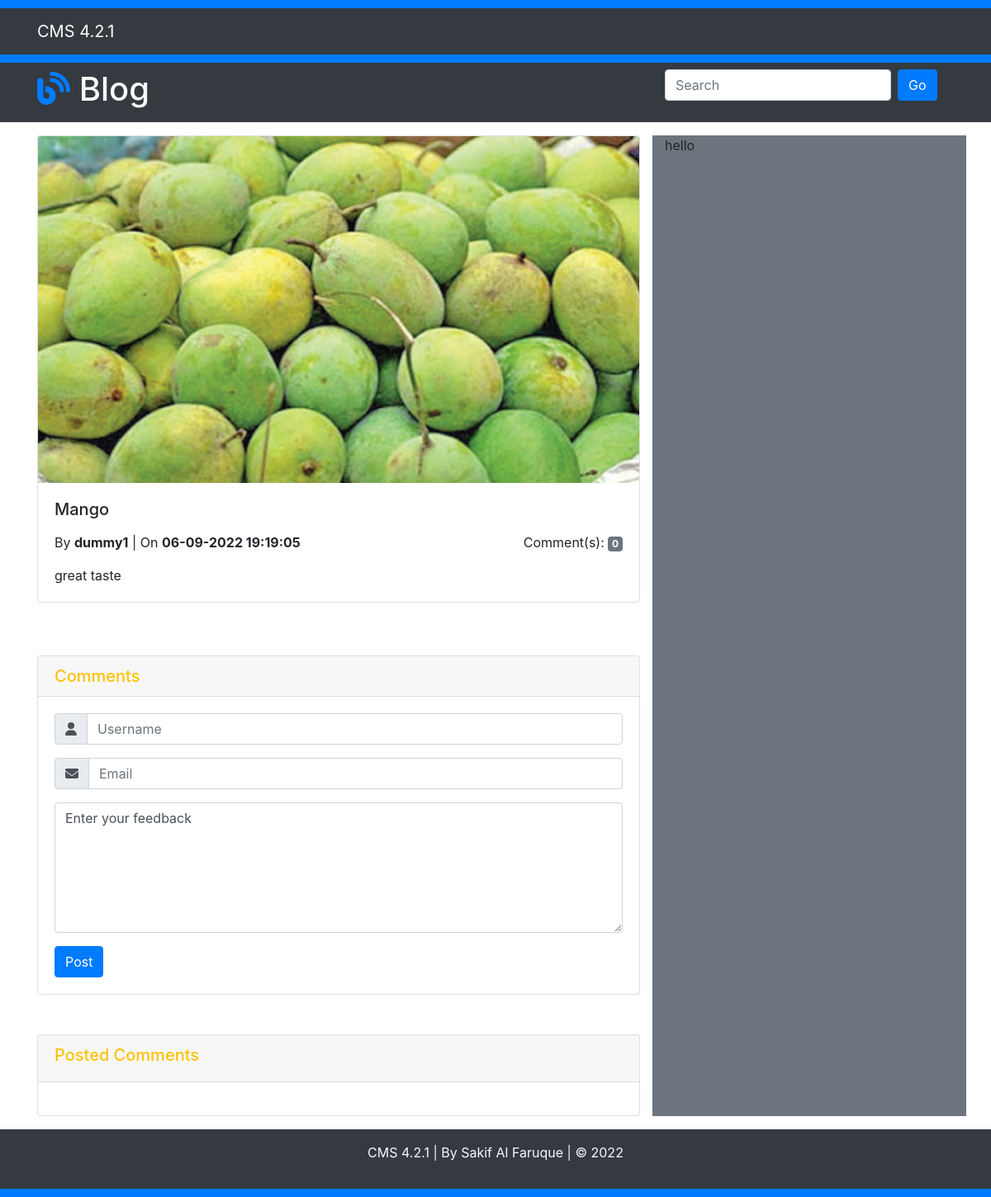
The app's page /post_preview.php?id=6 with its own data.
### tables this page shows
CREATE TABLE `post` (
  `id` int(5) NOT NULL,
  `post_title` varchar(50) NOT NULL,
  `category_title` varchar(50) NOT NULL,
  `author` varchar(50) NOT NULL,
  `post_description` varchar(200) NOT NULL,
  `post_img` varchar(50) DEFAULT NULL,
  `datetime` varchar(50) NOT NULL
);

### include/post_model.php (called while the page is built, shortened)
<?php
function RetrievePostById($post_id){
    try {
        $conn = MakeConnection();
        $stmt = $conn->prepare("SELECT * FROM `post` WHERE `id`=:post_id;");
        $stmt->bindParam(':post_id', $post_id);
        $stmt->execute();
        $stmt->setFetchMode(PDO::FETCH_ASSOC);
        return $stmt->fetch();
      } catch(PDOException $e) {
        echo "Error: " . $e->getMessage();
      }
}
?>

### post_preview.php (the view, shortened to what this page needs)
<?php
    require "header.php";
    require "include/post_model.php";
?>
    <header>
        <div class="bg-dark" style="width: 100%">
            <div class="container">
                <div class="row">
                    <div class="col-md-8 py-2">
                        <h1 class="text-light"><i class="fa-solid fa-blog text-primary"></i> Blog</h1>
                    </div>
                    <div class="col-md-4 py-2">
                        <form action="blog.php" class="form-inline">
                            <input type="text" class="form-control mr-2" placeholder="Search" name="search-field">
                            <input type="submit" name="search" class="btn btn-primary" value="Go">
                        </form>
                    </div>
                </div>
            </div>
        </div>
    </header>
    <section class="blog-content">
        <div class="container">
            <div class="row my-3">
                <div class="col-md-8">
                    <?php
                        $data = RetrievePostById($_GET["id"]);
                        ?>
                        <div class="card mb-3" style="width: 100%">
                        <img src="uploads/post/<?php echo $data["post_img"]; ?>" class="card-img-top" alt="">
                        <div class="card-body">
                            <h5 class="card-title"><?php echo $data["post_title"]; ?></h5>
                            <div class="row my-3">
                                <div class="col-md-6 text-left">By <b><?php echo $data["author"]; ?></b> | On <b><?php echo $data["datetime"]; ?></b></div>
                                <div class="col-md-6 text-right">Comment(s): <span class="badge badge-secondary">0</span></div>
                            </div>
                            <p class="card-text"><?php
                                echo $data["post_description"];
                            ?></p>
                        </div>
                    </div>
                    <div class="card mt-5">
                        <h5 class="card-header text-warning">Comments</h5>
                        <div class="card-body">
                            <div class="row">
                                <div class="col-md-12">
                                    <form action="add_comment.php" method="POST">
                                        <div class="input-group mb-3">
                                            <div class="input-group-prepend">
                                                <span class="input-group-text" id="basic-addon1"><i class="fa-solid fa-user"></i></span>
                                            </div>
                                            <input type="text" name="comment-username" class="form-control" placeholder="Username" aria-label="Username" aria-describedby="basic-addon1">
                                        </div>
                                        <div class="input-group mb-3">
                                            <div class="input-group-prepend">
                                                <span class="input-group-text" id="basic-addon1"><i class="fa-solid fa-envelope"></i></span>
                                            </div>
                                            <input type="email" name="comment-email" class="form-control" placeholder="Email" aria-label="Username" aria-describedby="basic-addon1">
                                        </div>
                                        <div class="form-group">
                                            <textarea class="form-control" id="exampleFormControlTextarea1" rows="6" name="comment-content">Enter your feedback</textarea>
                                        </div>
                                        <button class="btn btn-primary" type="submit" name="comment-press">Post</button>
                                    </form>
                                </div>
                            </div>
                        </div>
                    </div>
                    <div class="card mt-5">
                        <div class="card-header">
                            <h5 class="text-warning">Posted Comments</h5>
                        </div>
                        <div class="card-body">
                        </div>
                    </div>
                </div>
                <div class="col-md-4 bg-secondary">hello</div>
            </div>
        </div>
    </section>
<?php require "footer.php"; ?>

### records on screen
post: post_img (picture), post_title "Mango", author "dummy1", datetime "06-09-2022 19:19:05", post_description "great taste"
